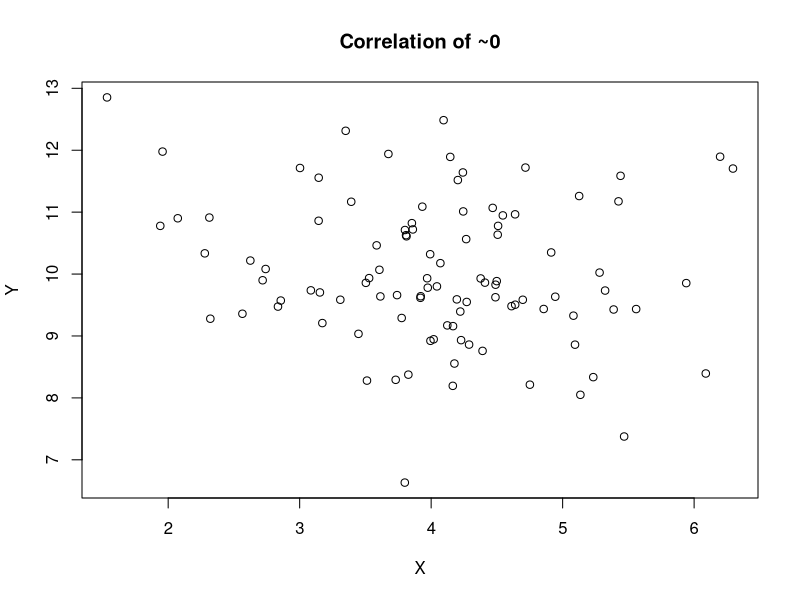
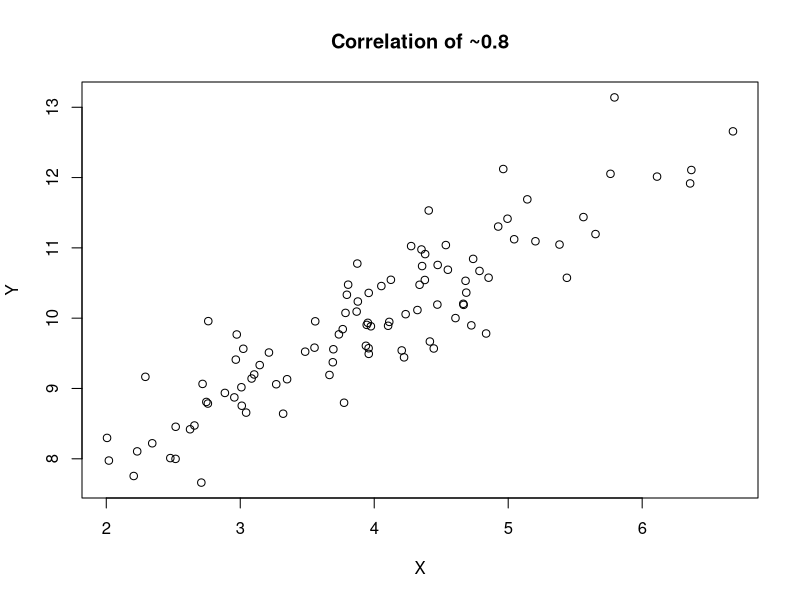
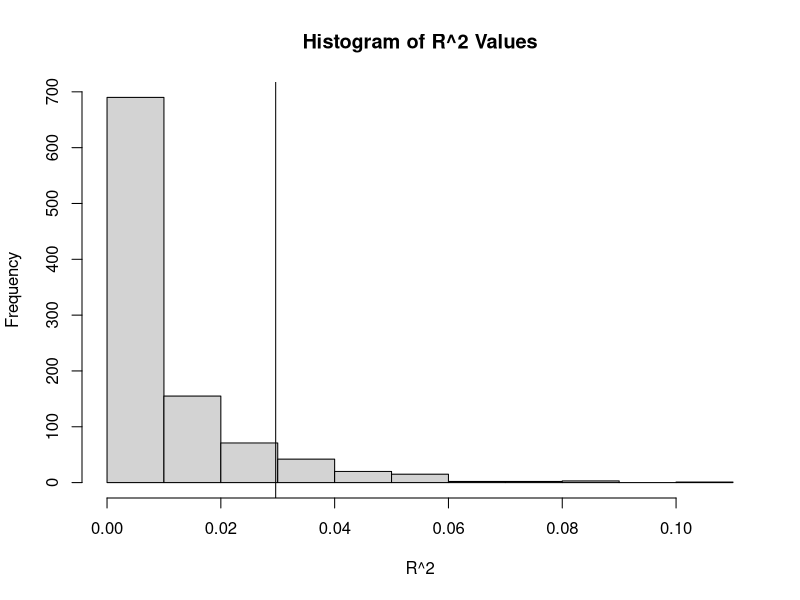
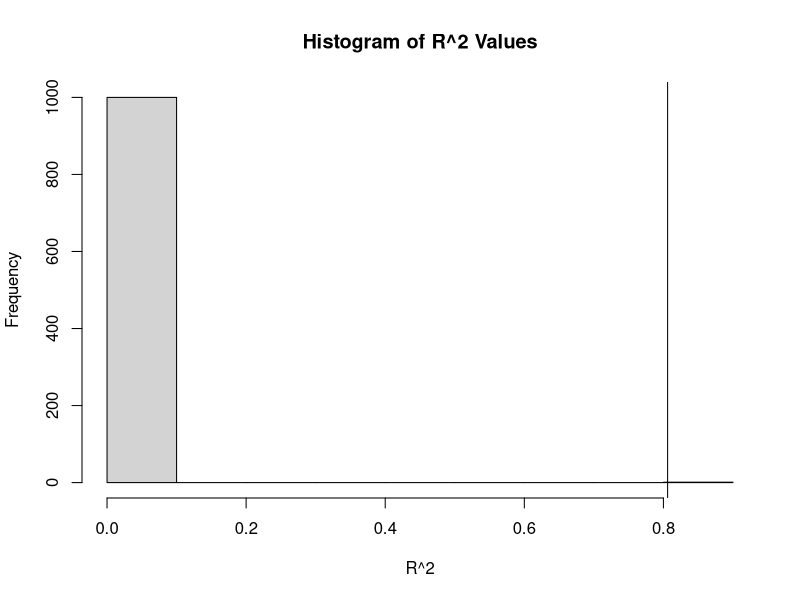
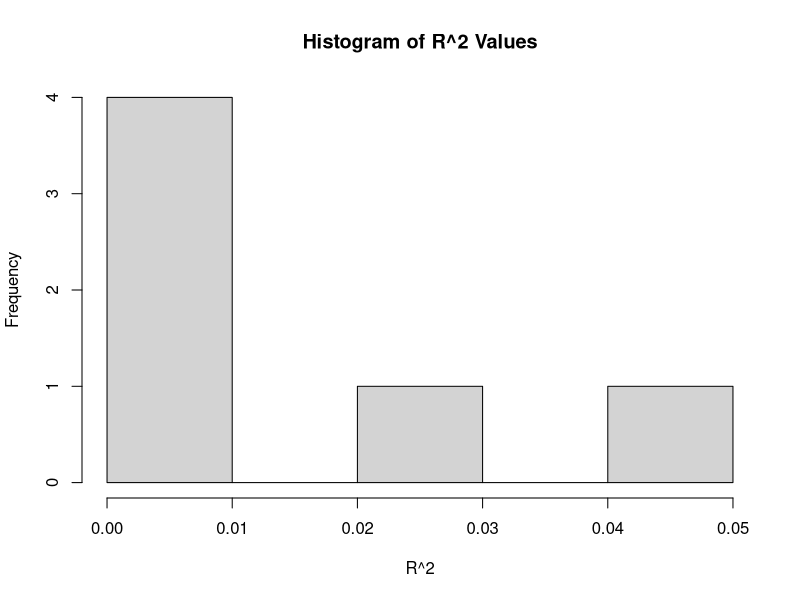
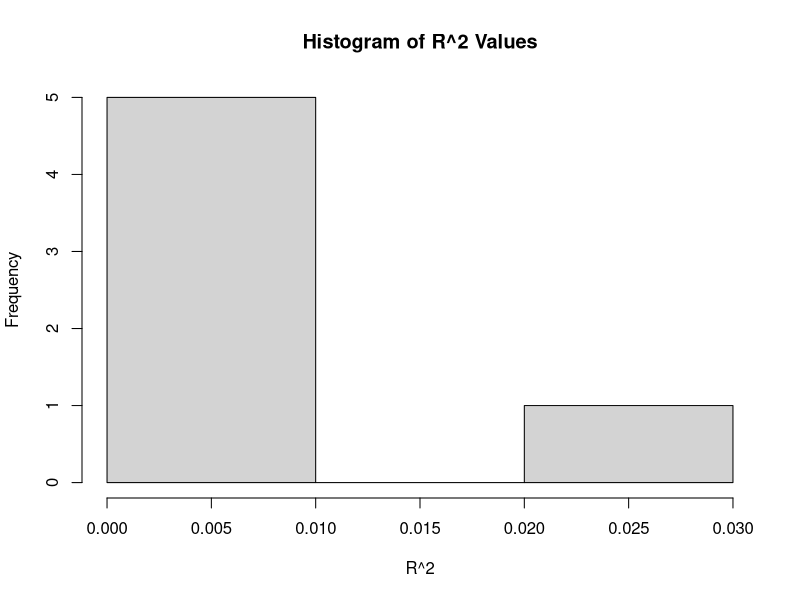
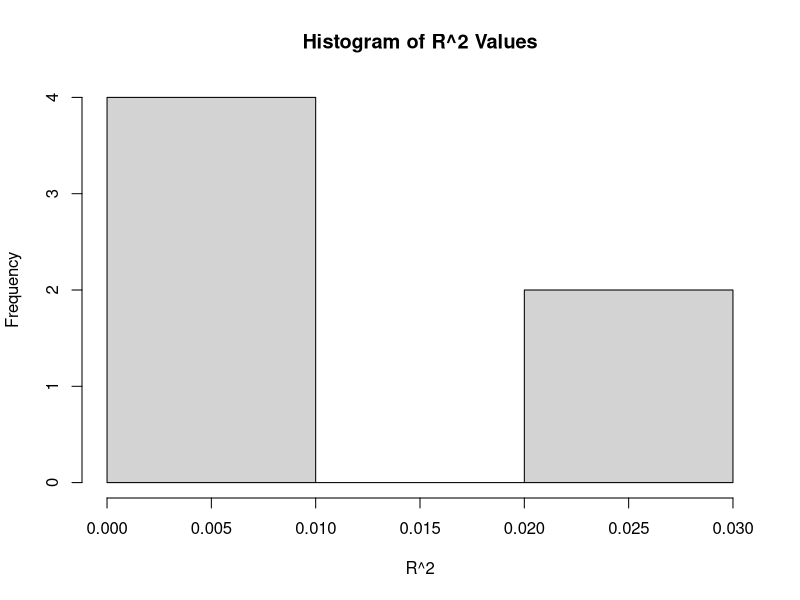
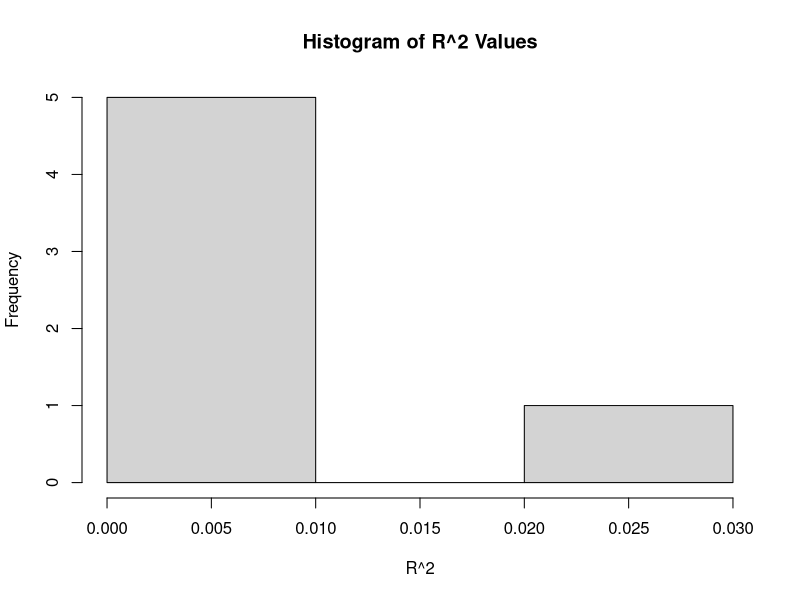

These charts were generated, in order, by the following R code:
##  ------------------------------------------------------------------------------------------------------------------------------  ##
                                    # Homework 1 -- Lectures 1 - 4
##  ------------------------------------------------------------------------------------------------------------------------------  ##
# This assignment is due prior to class in week 6 (Feb 20).

# Guidelines
  ## You are to self-select and work in groups: 3-4 in a group.
  ## For the assignment below submit one R-script.
  ## Annotations via comments are highly encouraged. 
  ## The script should run!

# Required libraries
library(mvtnorm)

##  ------------------------------------------------------------------------------------------------------------------------------  ##  
                                            # Question 1
##  ------------------------------------------------------------------------------------------------------------------------------  ##
# Select some form of linear model containing a single dependent variable (continuous) and at least 1 independent variable.


# Next, simulate two datasets: the first with no relationship between X and Y
cor1 <- 0
data1 <- rmvnorm(n = 100, mean = c(4, 10), sigma = matrix(c(1, cor1, cor1, 1), 2, 2) )
plot(data1, xlab = "X", ylab = "Y", main = "Correlation of ~0")
cor(data1)

# and the second with some positive association between X & Y. 
cor2 <- 0.85
data2 <- rmvnorm(n = 100, mean = c(4, 10), sigma = matrix(c(1, cor2, cor2, 1), 2, 2) )
plot(data2, xlab = "X", ylab = "Y", main = "Correlation of ~0.8")
cor(data2)


# Perform 100 simulations under each condition.
  ## Custom function for simulations
simdat <- function(numsims, avg, corel) {
  output <- NULL
  output$length <- 1:numsims
  
  for(i in output$length) {
    require(mvtnorm)
    intermed <- rmvnorm(100, avg, sigma = matrix(c(1, corel, corel, 1), 2, 2) )
    output$stat <- summary(lm(intermed[,2] ~ intermed[,1]))$r.squared
  }
  
  return(as.data.frame(output))
}

# Dataset one (r = 0)
dat1 <- simdat(100, c(4, 10), 0)

# Dataset two (r = 0.85)
dat2 <- simdat(100, c(4, 10), 0.85)


# Run the linear models on all datasets to confirm that on average,
  ## the patterns for condition 1 (no relationship) and condition 2 (some relationship) are met.
  ## (HINT: this requires determining an appropriate summary measure extracted from the linear model). 

# Average R^2 for simulations
mean(dat1$stat)

# Average R^2 for simulations
mean(dat2$stat)

##  ------------------------------------------------------------------------------------------------------------------------------  ##
                                              # Question 2
##  ------------------------------------------------------------------------------------------------------------------------------  ##
# Devise a permutation procedure to evaluate the above linear model.
# Write code for this permutation procedure.
permtest <- function(df, numperms){
  notscram <- df[,1]
  forscram <- df[,2]
  output <- NULL
  output$length <- 1:numperms
  r2.rand <- NULL
  r2.rand[numperms + 1] <- summary(lm(forscram ~ notscram))$r.squared
  
  for(i in output$length){
    stopgap <- sample(forscram, replace = F)
    r2.rand[i] <- summary(lm(stopgap ~ notscram))$r.squared
  }

  return(hist(r2.rand, main = "Histogram of R^2 Values", xlab = "R^2"))
}

# permutations for dataset1 (correlation = ~ 0)
permtest(data1, 1000); abline(v = as.numeric(summary(lm(data1[,2]~data1[,1]))$r.squared))

# permutations for dataset 2 (correlation = ~0.8)
permtest(data2, 1000); abline(v = as.numeric(summary(lm(data2[,2]~data2[,1]))$r.squared))


# Next, devise a SECOND implementation of the same permutation procedure (ie, code the procedure in a different manner).



##########################
# Y'all are on your own for this one, I used up all my bright ideas in the first method
##########################


# For a single dataset compare the two implementations for their computational performance.
library(microbenchmark)

microbenchmark(permtest(data1, 5))
  # permtest = kind gross, but functional, need to specify dataframe and number of permutations a priori

  ## Summarize your findings via comments in the code (e.g., which approach was faster?  Any thoughts as to why?). 

